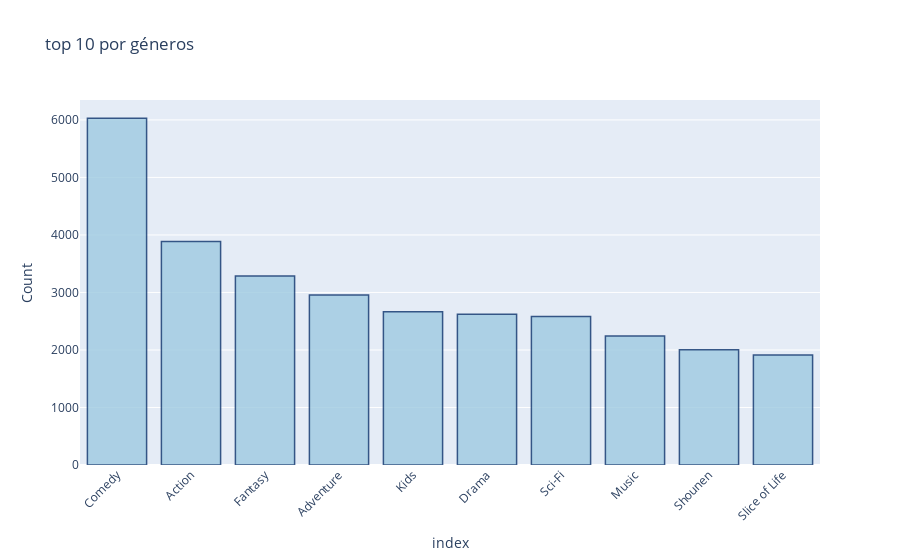

The notebook cell saved with this chart:
### Code cell
# top 10 por géneros
top_10_genres = genre_counts.head(10)

# Create a bar chart with custom style
fig = px.bar(top_10_genres, x=top_10_genres.index, y=top_10_genres.values,
             labels={'x':'Genre', 'y':'Count'},
             title='top 10 por géneros')

fig.update_traces(marker_color='rgb(158,202,225)', marker_line_color='rgb(8,48,107)',
                  marker_line_width=1.5, opacity=0.8)

fig.update_layout(xaxis_tickangle=-45, xaxis=dict(tickfont=dict(size=12)),
                  yaxis=dict(titlefont=dict(size=14)))

fig.show()

### Figure 1 — Plotly figure (JSON) as saved in the notebook; plotly's stock layout.template omitted (floating-point values rounded to 4 significant figures)
{"data": [{"alignmentgroup": "True", "hovertemplate": "index=%{x}<br>Count=%{y}<extra></extra>", "legendgroup": "", "marker": {"color": "rgb(158,202,225)", "line": {"color": "rgb(8,48,107)", "width": 1.5}}, "name": "", "offsetgroup": "", "opacity": 0.8, "orientation": "v", "showlegend": false, "textposition": "auto", "type": "bar", "x": ["Comedy", "Action", "Fantasy", "Adventure", "Kids", "Drama", "Sci-Fi", "Music", "Shounen", "Slice of Life"], "xaxis": "x", "y": [6029, 3888, 3285, 2957, 2665, 2619, 2583, 2244, 2003, 1914], "yaxis": "y"}], "layout": {"barmode": "relative", "legend": {"tracegroupgap": 0}, "title": {"text": "top 10 por géneros"}, "xaxis": {"anchor": "y", "domain": [0, 1], "tickangle": -45, "tickfont": {"size": 12}, "title": {"text": "index"}}, "yaxis": {"anchor": "x", "domain": [0, 1], "title": {"font": {"size": 14}, "text": "Count"}}}}
